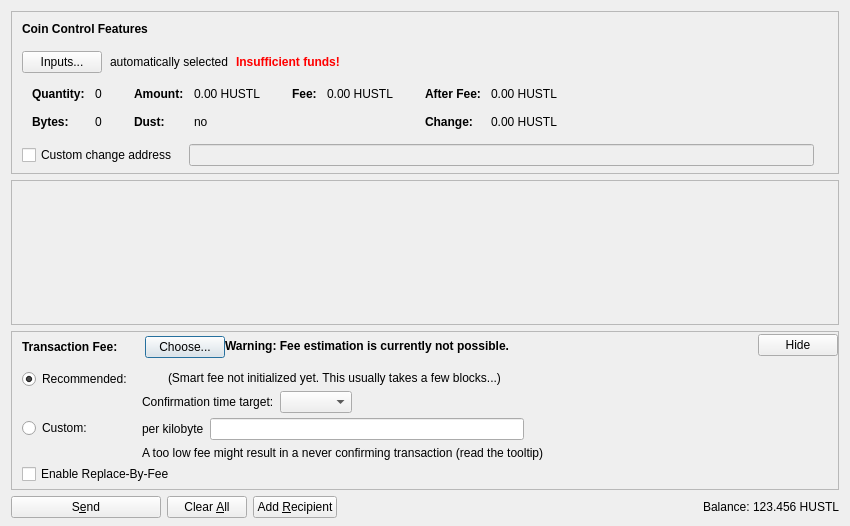
<?xml version="1.0" encoding="UTF-8"?>
<ui version="4.0">
 <class>SendCoinsDialog</class>
 <widget class="QDialog" name="SendCoinsDialog">
  <property name="geometry">
   <rect>
    <x>0</x>
    <y>0</y>
    <width>850</width>
    <height>526</height>
   </rect>
  </property>
  <property name="windowTitle">
   <string>Send Coins</string>
  </property>
  <layout class="QVBoxLayout" name="verticalLayout" stretch="0,1,0,0">
   <property name="bottomMargin">
    <number>8</number>
   </property>
   <item>
    <widget class="QFrame" name="frameCoinControl">
     <property name="sizePolicy">
      <sizepolicy hsizetype="Expanding" vsizetype="Expanding">
       <horstretch>0</horstretch>
       <verstretch>0</verstretch>
      </sizepolicy>
     </property>
     <property name="maximumSize">
      <size>
       <width>16777215</width>
       <height>16777215</height>
      </size>
     </property>
     <property name="frameShape">
      <enum>QFrame::StyledPanel</enum>
     </property>
     <property name="frameShadow">
      <enum>QFrame::Sunken</enum>
     </property>
     <layout class="QVBoxLayout" name="verticalLayoutCoinControl2">
      <property name="spacing">
       <number>0</number>
      </property>
      <property name="leftMargin">
       <number>0</number>
      </property>
      <property name="topMargin">
       <number>0</number>
      </property>
      <property name="rightMargin">
       <number>0</number>
      </property>
      <property name="bottomMargin">
       <number>6</number>
      </property>
      <item>
       <layout class="QVBoxLayout" name="verticalLayoutCoinControl" stretch="0,0,0,0,1">
        <property name="spacing">
         <number>0</number>
        </property>
        <property name="leftMargin">
         <number>10</number>
        </property>
        <property name="topMargin">
         <number>10</number>
        </property>
        <item>
         <layout class="QHBoxLayout" name="horizontalLayoutCoinControl1">
          <property name="bottomMargin">
           <number>15</number>
          </property>
          <item>
           <widget class="QLabel" name="labelCoinControlFeatures">
            <property name="sizePolicy">
             <sizepolicy hsizetype="Preferred" vsizetype="Maximum">
              <horstretch>0</horstretch>
              <verstretch>0</verstretch>
             </sizepolicy>
            </property>
            <property name="font">
             <font>
              <weight>75</weight>
              <bold>true</bold>
             </font>
            </property>
            <property name="styleSheet">
             <string notr="true">font-weight:bold;</string>
            </property>
            <property name="text">
             <string>Coin Control Features</string>
            </property>
           </widget>
          </item>
         </layout>
        </item>
        <item>
         <layout class="QHBoxLayout" name="horizontalLayoutCoinControl2" stretch="0,0,0,0">
          <property name="spacing">
           <number>8</number>
          </property>
          <property name="bottomMargin">
           <number>10</number>
          </property>
          <item>
           <widget class="QPushButton" name="pushButtonCoinControl">
            <property name="styleSheet">
             <string notr="true"/>
            </property>
            <property name="text">
             <string>Inputs...</string>
            </property>
            <property name="autoDefault">
             <bool>false</bool>
            </property>
           </widget>
          </item>
          <item>
           <widget class="QLabel" name="labelCoinControlAutomaticallySelected">
            <property name="text">
             <string>automatically selected</string>
            </property>
            <property name="margin">
             <number>5</number>
            </property>
           </widget>
          </item>
          <item>
           <widget class="QLabel" name="labelCoinControlInsuffFunds">
            <property name="font">
             <font>
              <weight>75</weight>
              <bold>true</bold>
             </font>
            </property>
            <property name="styleSheet">
             <string notr="true">color:red;font-weight:bold;</string>
            </property>
            <property name="text">
             <string>Insufficient funds!</string>
            </property>
            <property name="margin">
             <number>5</number>
            </property>
           </widget>
          </item>
          <item>
           <spacer name="horizontalSpacerCoinControl">
            <property name="orientation">
             <enum>Qt::Horizontal</enum>
            </property>
            <property name="sizeHint" stdset="0">
             <size>
              <width>40</width>
              <height>1</height>
             </size>
            </property>
           </spacer>
          </item>
         </layout>
        </item>
        <item>
         <widget class="QWidget" name="widgetCoinControl" native="true">
          <property name="sizePolicy">
           <sizepolicy hsizetype="Preferred" vsizetype="Preferred">
            <horstretch>0</horstretch>
            <verstretch>0</verstretch>
           </sizepolicy>
          </property>
          <property name="minimumSize">
           <size>
            <width>0</width>
            <height>0</height>
           </size>
          </property>
          <property name="styleSheet">
           <string notr="true"/>
          </property>
          <layout class="QHBoxLayout" name="horizontalLayoutCoinControl5">
           <property name="leftMargin">
            <number>0</number>
           </property>
           <property name="topMargin">
            <number>0</number>
           </property>
           <property name="rightMargin">
            <number>0</number>
           </property>
           <property name="bottomMargin">
            <number>0</number>
           </property>
           <item>
            <layout class="QHBoxLayout" name="horizontalLayoutCoinControl3" stretch="0,0,0,1">
             <property name="spacing">
              <number>20</number>
             </property>
             <property name="topMargin">
              <number>0</number>
             </property>
             <property name="bottomMargin">
              <number>10</number>
             </property>
             <item>
              <layout class="QFormLayout" name="formLayoutCoinControl1">
               <property name="horizontalSpacing">
                <number>10</number>
               </property>
               <property name="verticalSpacing">
                <number>14</number>
               </property>
               <property name="leftMargin">
                <number>10</number>
               </property>
               <property name="topMargin">
                <number>4</number>
               </property>
               <property name="rightMargin">
                <number>6</number>
               </property>
               <item row="0" column="0">
                <widget class="QLabel" name="labelCoinControlQuantityText">
                 <property name="font">
                  <font>
                   <weight>75</weight>
                   <bold>true</bold>
                  </font>
                 </property>
                 <property name="text">
                  <string>Quantity:</string>
                 </property>
                 <property name="margin">
                  <number>0</number>
                 </property>
                </widget>
               </item>
               <item row="0" column="1">
                <widget class="QLabel" name="labelCoinControlQuantity">
                 <property name="cursor">
                  <cursorShape>IBeamCursor</cursorShape>
                 </property>
                 <property name="contextMenuPolicy">
                  <enum>Qt::ActionsContextMenu</enum>
                 </property>
                 <property name="text">
                  <string notr="true">0</string>
                 </property>
                 <property name="margin">
                  <number>0</number>
                 </property>
                 <property name="textInteractionFlags">
                  <set>Qt::LinksAccessibleByMouse|Qt::TextSelectableByKeyboard|Qt::TextSelectableByMouse</set>
                 </property>
                </widget>
               </item>
               <item row="1" column="0">
                <widget class="QLabel" name="labelCoinControlBytesText">
                 <property name="font">
                  <font>
                   <weight>75</weight>
                   <bold>true</bold>
                  </font>
                 </property>
                 <property name="text">
                  <string>Bytes:</string>
                 </property>
                </widget>
               </item>
               <item row="1" column="1">
                <widget class="QLabel" name="labelCoinControlBytes">
                 <property name="cursor">
                  <cursorShape>IBeamCursor</cursorShape>
                 </property>
                 <property name="contextMenuPolicy">
                  <enum>Qt::ActionsContextMenu</enum>
                 </property>
                 <property name="text">
                  <string notr="true">0</string>
                 </property>
                 <property name="textInteractionFlags">
                  <set>Qt::LinksAccessibleByMouse|Qt::TextSelectableByKeyboard|Qt::TextSelectableByMouse</set>
                 </property>
                </widget>
               </item>
              </layout>
             </item>
             <item>
              <layout class="QFormLayout" name="formLayoutCoinControl2">
               <property name="horizontalSpacing">
                <number>10</number>
               </property>
               <property name="verticalSpacing">
                <number>14</number>
               </property>
               <property name="leftMargin">
                <number>6</number>
               </property>
               <property name="topMargin">
                <number>4</number>
               </property>
               <property name="rightMargin">
                <number>6</number>
               </property>
               <item row="0" column="0">
                <widget class="QLabel" name="labelCoinControlAmountText">
                 <property name="font">
                  <font>
                   <weight>75</weight>
                   <bold>true</bold>
                  </font>
                 </property>
                 <property name="text">
                  <string>Amount:</string>
                 </property>
                 <property name="margin">
                  <number>0</number>
                 </property>
                </widget>
               </item>
               <item row="0" column="1">
                <widget class="QLabel" name="labelCoinControlAmount">
                 <property name="cursor">
                  <cursorShape>IBeamCursor</cursorShape>
                 </property>
                 <property name="contextMenuPolicy">
                  <enum>Qt::ActionsContextMenu</enum>
                 </property>
                 <property name="text">
                  <string notr="true">0.00 HUSTL</string>
                 </property>
                 <property name="textInteractionFlags">
                  <set>Qt::LinksAccessibleByMouse|Qt::TextSelectableByKeyboard|Qt::TextSelectableByMouse</set>
                 </property>
                </widget>
               </item>
               <item row="1" column="0">
                <widget class="QLabel" name="labelCoinControlLowOutputText">
                 <property name="font">
                  <font>
                   <weight>75</weight>
                   <bold>true</bold>
                  </font>
                 </property>
                 <property name="text">
                  <string>Dust:</string>
                 </property>
                </widget>
               </item>
               <item row="1" column="1">
                <widget class="QLabel" name="labelCoinControlLowOutput">
                 <property name="cursor">
                  <cursorShape>IBeamCursor</cursorShape>
                 </property>
                 <property name="contextMenuPolicy">
                  <enum>Qt::ActionsContextMenu</enum>
                 </property>
                 <property name="text">
                  <string notr="true">no</string>
                 </property>
                 <property name="textInteractionFlags">
                  <set>Qt::LinksAccessibleByMouse|Qt::TextSelectableByKeyboard|Qt::TextSelectableByMouse</set>
                 </property>
                </widget>
               </item>
              </layout>
             </item>
             <item>
              <layout class="QFormLayout" name="formLayoutCoinControl3">
               <property name="horizontalSpacing">
                <number>10</number>
               </property>
               <property name="verticalSpacing">
                <number>14</number>
               </property>
               <property name="leftMargin">
                <number>6</number>
               </property>
               <property name="topMargin">
                <number>4</number>
               </property>
               <property name="rightMargin">
                <number>6</number>
               </property>
               <item row="0" column="0">
                <widget class="QLabel" name="labelCoinControlFeeText">
                 <property name="font">
                  <font>
                   <weight>75</weight>
                   <bold>true</bold>
                  </font>
                 </property>
                 <property name="text">
                  <string>Fee:</string>
                 </property>
                 <property name="margin">
                  <number>0</number>
                 </property>
                </widget>
               </item>
               <item row="0" column="1">
                <widget class="QLabel" name="labelCoinControlFee">
                 <property name="cursor">
                  <cursorShape>IBeamCursor</cursorShape>
                 </property>
                 <property name="contextMenuPolicy">
                  <enum>Qt::ActionsContextMenu</enum>
                 </property>
                 <property name="text">
                  <string notr="true">0.00 HUSTL</string>
                 </property>
                 <property name="textInteractionFlags">
                  <set>Qt::LinksAccessibleByMouse|Qt::TextSelectableByKeyboard|Qt::TextSelectableByMouse</set>
                 </property>
                </widget>
               </item>
              </layout>
             </item>
             <item>
              <layout class="QFormLayout" name="formLayoutCoinControl4">
               <property name="horizontalSpacing">
                <number>10</number>
               </property>
               <property name="verticalSpacing">
                <number>14</number>
               </property>
               <property name="leftMargin">
                <number>6</number>
               </property>
               <property name="topMargin">
                <number>4</number>
               </property>
               <property name="rightMargin">
                <number>6</number>
               </property>
               <item row="0" column="0">
                <widget class="QLabel" name="labelCoinControlAfterFeeText">
                 <property name="font">
                  <font>
                   <weight>75</weight>
                   <bold>true</bold>
                  </font>
                 </property>
                 <property name="text">
                  <string>After Fee:</string>
                 </property>
                 <property name="margin">
                  <number>0</number>
                 </property>
                </widget>
               </item>
               <item row="0" column="1">
                <widget class="QLabel" name="labelCoinControlAfterFee">
                 <property name="cursor">
                  <cursorShape>IBeamCursor</cursorShape>
                 </property>
                 <property name="contextMenuPolicy">
                  <enum>Qt::ActionsContextMenu</enum>
                 </property>
                 <property name="text">
                  <string notr="true">0.00 HUSTL</string>
                 </property>
                 <property name="textInteractionFlags">
                  <set>Qt::LinksAccessibleByMouse|Qt::TextSelectableByKeyboard|Qt::TextSelectableByMouse</set>
                 </property>
                </widget>
               </item>
               <item row="1" column="0">
                <widget class="QLabel" name="labelCoinControlChangeText">
                 <property name="font">
                  <font>
                   <weight>75</weight>
                   <bold>true</bold>
                  </font>
                 </property>
                 <property name="text">
                  <string>Change:</string>
                 </property>
                </widget>
               </item>
               <item row="1" column="1">
                <widget class="QLabel" name="labelCoinControlChange">
                 <property name="cursor">
                  <cursorShape>IBeamCursor</cursorShape>
                 </property>
                 <property name="contextMenuPolicy">
                  <enum>Qt::ActionsContextMenu</enum>
                 </property>
                 <property name="text">
                  <string notr="true">0.00 HUSTL</string>
                 </property>
                 <property name="textInteractionFlags">
                  <set>Qt::LinksAccessibleByMouse|Qt::TextSelectableByKeyboard|Qt::TextSelectableByMouse</set>
                 </property>
                </widget>
               </item>
              </layout>
             </item>
            </layout>
           </item>
          </layout>
         </widget>
        </item>
        <item>
         <layout class="QHBoxLayout" name="horizontalLayoutCoinControl4" stretch="0,0,0">
          <property name="spacing">
           <number>12</number>
          </property>
          <property name="sizeConstraint">
           <enum>QLayout::SetDefaultConstraint</enum>
          </property>
          <property name="topMargin">
           <number>5</number>
          </property>
          <property name="rightMargin">
           <number>5</number>
          </property>
          <item>
           <widget class="QCheckBox" name="checkBoxCoinControlChange">
            <property name="toolTip">
             <string>If this is activated, but the change address is empty or invalid, change will be sent to a newly generated address.</string>
            </property>
            <property name="text">
             <string>Custom change address</string>
            </property>
           </widget>
          </item>
          <item>
           <widget class="QValidatedLineEdit" name="lineEditCoinControlChange">
            <property name="enabled">
             <bool>false</bool>
            </property>
            <property name="sizePolicy">
             <sizepolicy hsizetype="Expanding" vsizetype="Fixed">
              <horstretch>0</horstretch>
              <verstretch>0</verstretch>
             </sizepolicy>
            </property>
           </widget>
          </item>
          <item>
           <widget class="QLabel" name="labelCoinControlChangeLabel">
            <property name="sizePolicy">
             <sizepolicy hsizetype="Preferred" vsizetype="Expanding">
              <horstretch>0</horstretch>
              <verstretch>0</verstretch>
             </sizepolicy>
            </property>
            <property name="minimumSize">
             <size>
              <width>0</width>
              <height>0</height>
             </size>
            </property>
            <property name="text">
             <string/>
            </property>
            <property name="margin">
             <number>3</number>
            </property>
           </widget>
          </item>
         </layout>
        </item>
        <item>
         <spacer name="verticalSpacerCoinControl">
          <property name="orientation">
           <enum>Qt::Vertical</enum>
          </property>
          <property name="sizeHint" stdset="0">
           <size>
            <width>800</width>
            <height>1</height>
           </size>
          </property>
         </spacer>
        </item>
       </layout>
      </item>
     </layout>
    </widget>
   </item>
   <item>
    <widget class="QScrollArea" name="scrollArea">
     <property name="widgetResizable">
      <bool>true</bool>
     </property>
     <widget class="QWidget" name="scrollAreaWidgetContents">
      <property name="geometry">
       <rect>
        <x>0</x>
        <y>0</y>
        <width>830</width>
        <height>104</height>
       </rect>
      </property>
      <layout class="QVBoxLayout" name="verticalLayout_2" stretch="0,1">
       <property name="leftMargin">
        <number>0</number>
       </property>
       <property name="topMargin">
        <number>0</number>
       </property>
       <property name="rightMargin">
        <number>0</number>
       </property>
       <property name="bottomMargin">
        <number>0</number>
       </property>
       <item>
        <layout class="QVBoxLayout" name="entries">
         <property name="spacing">
          <number>6</number>
         </property>
        </layout>
       </item>
       <item>
        <spacer name="verticalSpacer">
         <property name="orientation">
          <enum>Qt::Vertical</enum>
         </property>
         <property name="sizeHint" stdset="0">
          <size>
           <width>20</width>
           <height>40</height>
          </size>
         </property>
        </spacer>
       </item>
      </layout>
     </widget>
    </widget>
   </item>
   <item>
    <widget class="QFrame" name="frameFee">
     <property name="sizePolicy">
      <sizepolicy hsizetype="Expanding" vsizetype="Expanding">
       <horstretch>0</horstretch>
       <verstretch>0</verstretch>
      </sizepolicy>
     </property>
     <property name="maximumSize">
      <size>
       <width>16777215</width>
       <height>16777215</height>
      </size>
     </property>
     <property name="frameShape">
      <enum>QFrame::StyledPanel</enum>
     </property>
     <property name="frameShadow">
      <enum>QFrame::Sunken</enum>
     </property>
     <layout class="QVBoxLayout" name="verticalLayoutFee1">
      <property name="spacing">
       <number>0</number>
      </property>
      <property name="leftMargin">
       <number>0</number>
      </property>
      <property name="topMargin">
       <number>0</number>
      </property>
      <property name="rightMargin">
       <number>0</number>
      </property>
      <property name="bottomMargin">
       <number>0</number>
      </property>
      <item>
       <layout class="QVBoxLayout" name="verticalLayoutFee2" stretch="0,0,0">
        <property name="spacing">
         <number>0</number>
        </property>
        <property name="leftMargin">
         <number>10</number>
        </property>
        <property name="topMargin">
         <number>0</number>
        </property>
        <item>
         <layout class="QHBoxLayout" name="horizontalLayoutFee1">
          <property name="bottomMargin">
           <number>0</number>
          </property>
          <item>
           <layout class="QVBoxLayout" name="verticalLayoutFee7">
            <property name="spacing">
             <number>0</number>
            </property>
            <item>
             <spacer name="verticalSpacerSmartFee">
              <property name="orientation">
               <enum>Qt::Vertical</enum>
              </property>
              <property name="sizeType">
               <enum>QSizePolicy::Fixed</enum>
              </property>
              <property name="sizeHint" stdset="0">
               <size>
                <width>1</width>
                <height>4</height>
               </size>
              </property>
             </spacer>
            </item>
            <item>
             <layout class="QHBoxLayout" name="horizontalLayoutSmartFee">
              <property name="spacing">
               <number>10</number>
              </property>
              <item>
               <widget class="QLabel" name="labelFeeHeadline">
                <property name="sizePolicy">
                 <sizepolicy hsizetype="Preferred" vsizetype="Maximum">
                  <horstretch>0</horstretch>
                  <verstretch>0</verstretch>
                 </sizepolicy>
                </property>
                <property name="font">
                 <font>
                  <weight>75</weight>
                  <bold>true</bold>
                 </font>
                </property>
                <property name="styleSheet">
                 <string notr="true">font-weight:bold;</string>
                </property>
                <property name="text">
                 <string>Transaction Fee:</string>
                </property>
               </widget>
              </item>
              <item>
               <widget class="QLabel" name="labelFeeMinimized">
                <property name="text">
                 <string/>
                </property>
               </widget>
              </item>
              <item>
               <widget class="QPushButton" name="buttonChooseFee">
                <property name="text">
                 <string>Choose...</string>
                </property>
               </widget>
              </item>
             </layout>
            </item>
            <item>
             <spacer name="verticalSpacer_5">
              <property name="orientation">
               <enum>Qt::Vertical</enum>
              </property>
              <property name="sizeHint" stdset="0">
               <size>
                <width>1</width>
                <height>1</height>
               </size>
              </property>
             </spacer>
            </item>
           </layout>
          </item>
          <item>
           <widget class="QLabel" name="fallbackFeeWarningLabel">
            <property name="toolTip">
             <string>Using the fallbackfee can result in sending a transaction that will take several hours or days (or never) to confirm. Consider choosing your fee manually or wait until you have validated the complete chain.</string>
            </property>
            <property name="font">
            <font>
                <weight>75</weight>
                <bold>true</bold>
            </font>
            </property>
            <property name="text">
             <string>Warning: Fee estimation is currently not possible.</string>
            </property>
            <property name="wordWrap">
             <bool>false</bool>
            </property>
           </widget>
          </item>
          <item>
           <spacer name="horizontalSpacer_4">
            <property name="orientation">
             <enum>Qt::Horizontal</enum>
            </property>
            <property name="sizeType">
             <enum>QSizePolicy::MinimumExpanding</enum>
            </property>
            <property name="sizeHint" stdset="0">
             <size>
              <width>40</width>
              <height>20</height>
             </size>
            </property>
           </spacer>
          </item>
          <item>
           <widget class="QPushButton" name="buttonMinimizeFee">
            <property name="toolTip">
             <string>Hide transaction fee settings</string>
            </property>
            <property name="text">
             <string>Hide</string>
            </property>
           </widget>
          </item>
         </layout>
        </item>
        <item>
         <widget class="QFrame" name="frameFeeSelection">
          <layout class="QVBoxLayout" name="verticalLayoutFee12">
           <property name="spacing">
            <number>0</number>
           </property>
           <property name="leftMargin">
            <number>0</number>
           </property>
           <property name="topMargin">
            <number>0</number>
           </property>
           <property name="rightMargin">
            <number>0</number>
           </property>
           <property name="bottomMargin">
            <number>0</number>
           </property>
           <item>
            <layout class="QGridLayout" name="gridLayoutFee">
             <property name="topMargin">
              <number>10</number>
             </property>
             <property name="bottomMargin">
              <number>4</number>
             </property>
             <property name="horizontalSpacing">
              <number>10</number>
             </property>
             <property name="verticalSpacing">
              <number>4</number>
             </property>
             <item row="1" column="1">
              <layout class="QVBoxLayout" name="verticalLayoutFee8">
               <property name="spacing">
                <number>6</number>
               </property>
               <item>
                <layout class="QHBoxLayout" name="horizontalLayoutFee13">
                 <item>
                  <widget class="QLabel" name="labelCustomPerKilobyte">
                   <property name="toolTip">
                    <string>Specify a custom fee per kB (1,000 bytes) of the transaction's virtual size.

Note:  Since the fee is calculated on a per-byte basis, a fee of "100 satoshis per kB" for a transaction size of 500 bytes (half of 1 kB) would ultimately yield a fee of only 50 satoshis.</string>
                   </property>
                   <property name="text">
                    <string>per kilobyte</string>
                   </property>
                  </widget>
                 </item>
                 <item>
                  <widget class="BitcoinAmountField" name="customFee"/>
                 </item>
                 <item>
                  <spacer name="horizontalSpacer_6">
                   <property name="orientation">
                    <enum>Qt::Horizontal</enum>
                   </property>
                   <property name="sizeHint" stdset="0">
                    <size>
                     <width>1</width>
                     <height>1</height>
                    </size>
                   </property>
                  </spacer>
                 </item>
                </layout>
               </item>
               <item>
                <layout class="QHBoxLayout" name="horizontalLayoutFee8">
                 <item>
                  <widget class="QLabel" name="labelCustomFeeWarning">
                   <property name="enabled">
                    <bool>true</bool>
                   </property>
                   <property name="toolTip">
                    <string>When there is less transaction volume than space in the blocks, miners as well as relaying nodes may enforce a minimum fee. Paying only this minimum fee is just fine, but be aware that this can result in a never confirming transaction once there is more demand for bitcoin transactions than the network can process.</string>
                   </property>
                   <property name="text">
                    <string>A too low fee might result in a never confirming transaction (read the tooltip)</string>
                   </property>
                  </widget>
                 </item>
                 <item>
                  <spacer name="horizontalSpacer_2">
                   <property name="orientation">
                    <enum>Qt::Horizontal</enum>
                   </property>
                   <property name="sizeHint" stdset="0">
                    <size>
                     <width>1</width>
                     <height>1</height>
                    </size>
                   </property>
                  </spacer>
                 </item>
                </layout>
               </item>
              </layout>
             </item>
             <item row="0" column="0">
              <layout class="QVBoxLayout" name="verticalLayoutFee4" stretch="0,1">
               <item>
                <widget class="QRadioButton" name="radioSmartFee">
                 <property name="text">
                  <string>Recommended:</string>
                 </property>
                 <property name="checked">
                  <bool>true</bool>
                 </property>
                 <attribute name="buttonGroup">
                  <string notr="true">groupFee</string>
                 </attribute>
                </widget>
               </item>
               <item>
                <spacer name="verticalSpacer_2">
                 <property name="orientation">
                  <enum>Qt::Vertical</enum>
                 </property>
                 <property name="sizeHint" stdset="0">
                  <size>
                   <width>1</width>
                   <height>1</height>
                  </size>
                 </property>
                </spacer>
               </item>
              </layout>
             </item>
             <item row="1" column="0">
              <layout class="QVBoxLayout" name="verticalLayoutFee9" stretch="0,1">
               <item>
                <widget class="QRadioButton" name="radioCustomFee">
                 <property name="text">
                  <string>Custom:</string>
                 </property>
                 <attribute name="buttonGroup">
                  <string notr="true">groupFee</string>
                 </attribute>
                </widget>
               </item>
               <item>
                <spacer name="verticalSpacer_6">
                 <property name="orientation">
                  <enum>Qt::Vertical</enum>
                 </property>
                 <property name="sizeHint" stdset="0">
                  <size>
                   <width>1</width>
                   <height>1</height>
                  </size>
                 </property>
                </spacer>
               </item>
              </layout>
             </item>
             <item row="0" column="1">
              <layout class="QVBoxLayout" name="verticalLayoutFee3" stretch="0,0,1">
               <property name="spacing">
                <number>6</number>
               </property>
               <property name="topMargin">
                <number>2</number>
               </property>
               <item>
                <layout class="QHBoxLayout" name="horizontalLayoutFee12">
                 <item>
                  <widget class="QLabel" name="labelSmartFee">
                   <property name="text">
                    <string/>
                   </property>
                  </widget>
                 </item>
                 <item>
                  <widget class="QLabel" name="labelFeeEstimation">
                   <property name="text">
                    <string/>
                   </property>
                  </widget>
                 </item>
                 <item>
                  <widget class="QLabel" name="labelSmartFee2">
                   <property name="text">
                    <string>(Smart fee not initialized yet. This usually takes a few blocks...)</string>
                   </property>
                  </widget>
                 </item>
                 <item>
                  <spacer name="horizontalSpacer_5">
                   <property name="orientation">
                    <enum>Qt::Horizontal</enum>
                   </property>
                   <property name="sizeHint" stdset="0">
                    <size>
                     <width>1</width>
                     <height>1</height>
                    </size>
                   </property>
                  </spacer>
                 </item>
                </layout>
               </item>
               <item>
                <layout class="QHBoxLayout" name="horizontalLayoutFee9">
                 <item>
                  <layout class="QVBoxLayout" name="verticalLayoutFee6">
                   <item>
                    <widget class="QLabel" name="labelSmartFee3">
                     <property name="text">
                      <string>Confirmation time target:</string>
                     </property>
                    </widget>
                   </item>
                  </layout>
                 </item>
                 <item>
                  <layout class="QVBoxLayout" name="verticalLayoutFee5">
                   <property name="rightMargin">
                    <number>30</number>
                   </property>
                   <item>
                    <layout class="QHBoxLayout" name="horizontalLayoutConfTarget">
                     <property name="bottomMargin">
                      <number>0</number>
                     </property>
                     <item>
                      <widget class="QComboBox" name="confTargetSelector"/>
                     </item>
                     <item>
                      <spacer name="horizontalSpacerConfTarget">
                       <property name="orientation">
                        <enum>Qt::Horizontal</enum>
                       </property>
                       <property name="sizeHint" stdset="0">
                        <size>
                         <width>40</width>
                         <height>20</height>
                        </size>
                       </property>
                      </spacer>
                     </item>
                    </layout>
                   </item>
                  </layout>
                 </item>
                </layout>
               </item>
               <item>
                <spacer name="verticalSpacer_4">
                 <property name="orientation">
                  <enum>Qt::Vertical</enum>
                 </property>
                 <property name="sizeHint" stdset="0">
                  <size>
                   <width>1</width>
                   <height>1</height>
                  </size>
                 </property>
                </spacer>
               </item>
              </layout>
             </item>
            </layout>
           </item>
           <item>
            <widget class="QCheckBox" name="optInRBF">
             <property name="text">
              <string>Enable Replace-By-Fee</string>
             </property>
             <property name="toolTip">
              <string>With Replace-By-Fee (BIP-125) you can increase a transaction's fee after it is sent. Without this, a higher fee may be recommended to compensate for increased transaction delay risk.</string>
             </property>
            </widget>
           </item>
          </layout>
         </widget>
        </item>
        <item>
         <spacer name="verticalSpacerFee">
          <property name="orientation">
           <enum>Qt::Vertical</enum>
          </property>
          <property name="sizeHint" stdset="0">
           <size>
            <width>40</width>
            <height>5</height>
           </size>
          </property>
         </spacer>
        </item>
       </layout>
      </item>
     </layout>
    </widget>
   </item>
   <item>
    <layout class="QHBoxLayout" name="horizontalLayout">
     <item>
      <widget class="QPushButton" name="sendButton">
       <property name="minimumSize">
        <size>
         <width>150</width>
         <height>0</height>
        </size>
       </property>
       <property name="toolTip">
        <string>Confirm the send action</string>
       </property>
       <property name="text">
        <string>S&amp;end</string>
       </property>
       <property name="icon">
        <iconset resource="../bitcoin.qrc">
         <normaloff>:/icons/send</normaloff>:/icons/send</iconset>
       </property>
       <property name="autoDefault">
        <bool>false</bool>
       </property>
       <property name="default">
        <bool>false</bool>
       </property>
      </widget>
     </item>
     <item>
      <widget class="QPushButton" name="clearButton">
       <property name="sizePolicy">
        <sizepolicy hsizetype="Minimum" vsizetype="Fixed">
         <horstretch>0</horstretch>
         <verstretch>0</verstretch>
        </sizepolicy>
       </property>
       <property name="toolTip">
        <string>Clear all fields of the form.</string>
       </property>
       <property name="text">
        <string>Clear &amp;All</string>
       </property>
       <property name="icon">
        <iconset resource="../bitcoin.qrc">
         <normaloff>:/icons/remove</normaloff>:/icons/remove</iconset>
       </property>
       <property name="autoDefault">
        <bool>false</bool>
       </property>
      </widget>
     </item>
     <item>
      <widget class="QPushButton" name="addButton">
       <property name="toolTip">
        <string>Send to multiple recipients at once</string>
       </property>
       <property name="text">
        <string>Add &amp;Recipient</string>
       </property>
       <property name="icon">
        <iconset resource="../bitcoin.qrc">
         <normaloff>:/icons/add</normaloff>:/icons/add</iconset>
       </property>
       <property name="autoDefault">
        <bool>false</bool>
       </property>
      </widget>
     </item>
     <item>
      <spacer name="horizontalSpacer">
       <property name="orientation">
        <enum>Qt::Horizontal</enum>
       </property>
       <property name="sizeHint" stdset="0">
        <size>
         <width>40</width>
         <height>20</height>
        </size>
       </property>
      </spacer>
     </item>
     <item>
      <layout class="QHBoxLayout" name="horizontalLayout_2">
       <property name="spacing">
        <number>3</number>
       </property>
       <item>
        <widget class="QLabel" name="labelBalanceName">
         <property name="sizePolicy">
          <sizepolicy hsizetype="Preferred" vsizetype="Fixed">
           <horstretch>0</horstretch>
           <verstretch>0</verstretch>
          </sizepolicy>
         </property>
         <property name="text">
          <string>Balance:</string>
         </property>
        </widget>
       </item>
       <item>
        <widget class="QLabel" name="labelBalance">
         <property name="sizePolicy">
          <sizepolicy hsizetype="Preferred" vsizetype="Fixed">
           <horstretch>0</horstretch>
           <verstretch>0</verstretch>
          </sizepolicy>
         </property>
         <property name="cursor">
          <cursorShape>IBeamCursor</cursorShape>
         </property>
         <property name="text">
          <string notr="true">123.456 HUSTL</string>
         </property>
         <property name="textInteractionFlags">
          <set>Qt::LinksAccessibleByMouse|Qt::TextSelectableByKeyboard|Qt::TextSelectableByMouse</set>
         </property>
        </widget>
       </item>
      </layout>
     </item>
    </layout>
   </item>
  </layout>
 </widget>
 <customwidgets>
  <customwidget>
   <class>QValidatedLineEdit</class>
   <extends>QLineEdit</extends>
   <header>qt/qvalidatedlineedit.h</header>
  </customwidget>
  <customwidget>
   <class>BitcoinAmountField</class>
   <extends>QLineEdit</extends>
   <header>qt/bitcoinamountfield.h</header>
   <container>1</container>
  </customwidget>
 </customwidgets>
 <resources>
  <include location="../bitcoin.qrc"/>
 </resources>
 <connections/>
 <buttongroups>
  <buttongroup name="groupFee"/>
 </buttongroups>
</ui>
